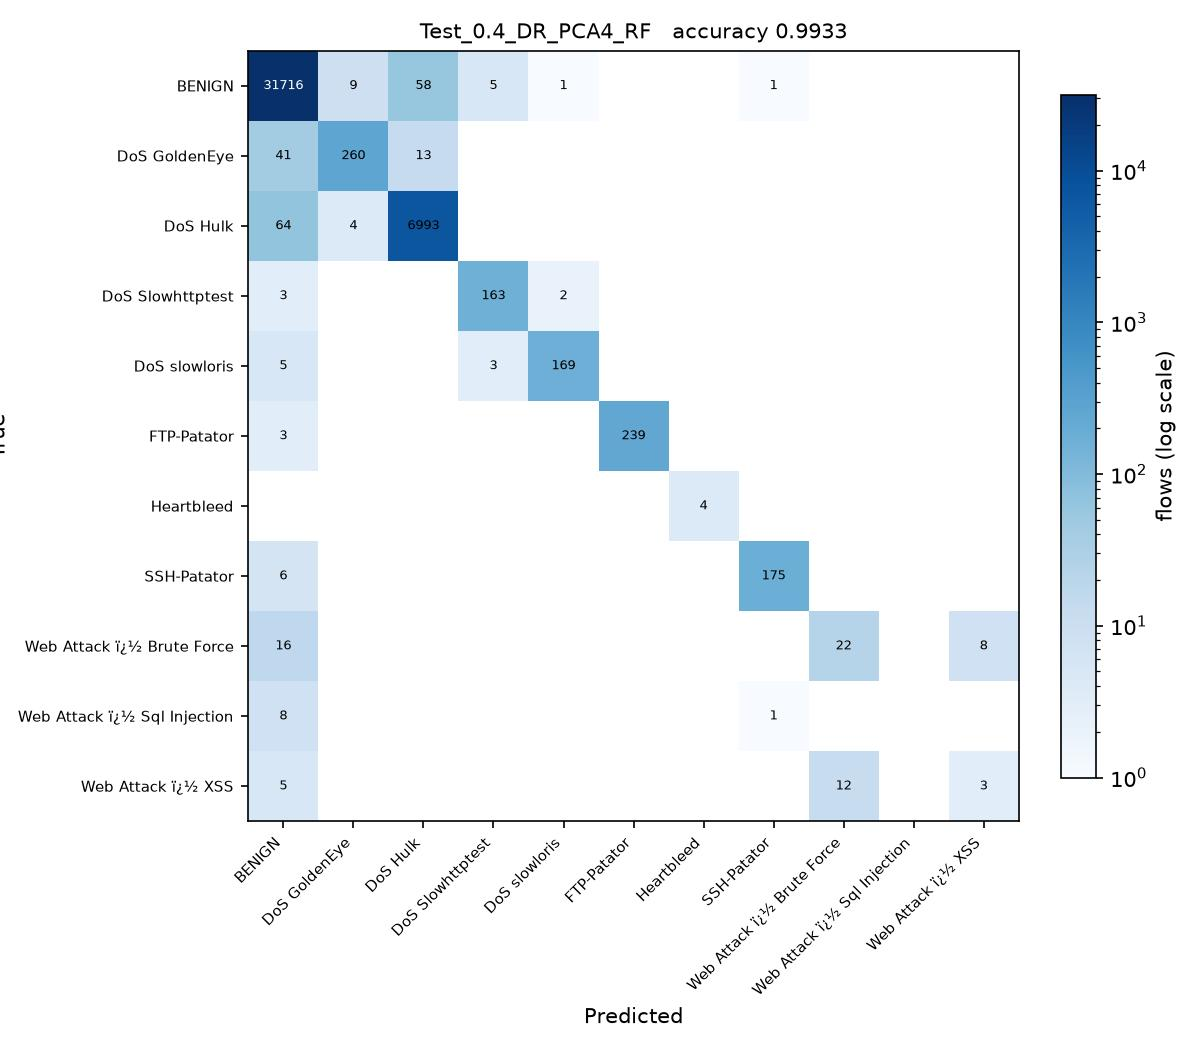

Python code for this plot:
# Test_0.4_DR_PCA4_RF.py
#
# Test size 0.4  |  PCA, 4 components  |  Random Forest (sheet #7)
#
# This is SGDC_60_40.py with the changes marked CHANGE below and nothing else.
#
# Taken from the sheet unchanged.

import os
from pathlib import Path

# CHANGE 1: run from the project folder, so the CSV names below resolve, and
# read them as latin-1. The Web Attack labels contain byte 0x96, which the
# default utf-8 decoder rejects with UnicodeDecodeError.
os.chdir(Path(__file__).resolve().parent.parent)
import numpy as np
import pandas as pd

df1 = pd.read_csv(r'C:\Users\Karthika\OneDrive\Desktop\ACN_PCA_75_Runs\Scripts\Tuesday-WorkingHours.pcap_ISCX (1).csv', low_memory=True, encoding='latin-1')
df2 = pd.read_csv(r'C:\Users\Karthika\OneDrive\Desktop\ACN_PCA_75_Runs\Scripts\Wednesday-workingHours.pcap_ISCX.csv', low_memory=True, encoding='latin-1')
df3 = pd.read_csv(r'C:\Users\Karthika\OneDrive\Desktop\ACN_PCA_75_Runs\Scripts\Thursday-WorkingHours-Morning-WebAttacks.pcap_ISCX.csv', low_memory=True, encoding='latin-1')

dataset = pd.concat([df1, df2, df3], ignore_index=True)

dataset.columns = dataset.columns.str.strip()

# CHANGE 2: a stratified sample of 100000 flows, the same for every run.
# The full three captures hold about 1.3 million flows, which makes 75 runs
# impractical. At least 50 flows of every class are kept.
label = dataset.columns[-1]
dataset = pd.concat(
    [g.sample(n=min(len(g), max(50, round(100000 * len(g) / len(dataset)))), random_state=0)
     for _, g in dataset.groupby(label)],
    ignore_index=True
)

X = dataset.iloc[:, :-1]
y = dataset.iloc[:, -1]

X = X.apply(pd.to_numeric, errors='coerce')

X.replace([np.inf, -np.inf], np.nan, inplace=True)

from sklearn.impute import SimpleImputer

imputer = SimpleImputer(missing_values=np.nan, strategy='mean')
X = imputer.fit_transform(X)

from sklearn.preprocessing import LabelEncoder

labelencoder_y = LabelEncoder()
y = labelencoder_y.fit_transform(y)

from sklearn.model_selection import train_test_split

X_train, X_test, y_train, y_test = train_test_split(
    X,
    y,
    test_size=0.4,   # CHANGE 3: test size
    random_state=0,
    stratify=y
)

# CHANGE 4: PCA, from PCA_LDA_KErnel_PCA_CODE.pdf (fitted on training data only).
# PCA follows the directions of largest variance, so the features have to be on
# a common scale first, otherwise the components just track whichever column has
# the biggest units. The scaler is fitted on the training split only.
from sklearn.preprocessing import StandardScaler
from sklearn.decomposition import PCA

scaler = StandardScaler()
X_train = scaler.fit_transform(X_train)
X_test = scaler.transform(X_test)

pca = PCA(n_components=4)
X_train = pca.fit_transform(X_train)          # no labels: PCA is unsupervised
X_test = pca.transform(X_test)
print("\nVariance explained by 4 components : {:.4f}".format(pca.explained_variance_ratio_.sum()))

# CHANGE 5: Random Forest (sheet #7) in place of SGDClassifier
from sklearn.ensemble import RandomForestClassifier

classifier = RandomForestClassifier(
    n_estimators=200,
    criterion='entropy',
    random_state=0
)

classifier.fit(X_train, y_train)

y_pred = classifier.predict(X_test) 

from sklearn.metrics import confusion_matrix
from sklearn.metrics import accuracy_score
from sklearn.metrics import precision_score
from sklearn.metrics import recall_score
from sklearn.metrics import f1_score
from sklearn.metrics import classification_report

cm = confusion_matrix(y_test, y_pred)

print("Confusion Matrix:\n")
print(cm)

print("\nAccuracy : {:.4f}".format(accuracy_score(y_test, y_pred)))
print("\nPrecision : {:.4f}".format(precision_score(y_test, y_pred, average='weighted')))
print("\nRecall : {:.4f}".format(recall_score(y_test, y_pred, average='weighted')))
print("\nF1 Score : {:.4f}".format(f1_score(y_test, y_pred, average='weighted')))

print("\nClassification Report:\n")
print(classification_report(y_test, y_pred))
# CHANGE 6: save the confusion matrix as Test_0.4_DR_PCA4_RF.jpg and record the result
import matplotlib
matplotlib.use('Agg')
import matplotlib.pyplot as plt
from matplotlib.colors import LogNorm

here = Path(__file__).resolve().parent
names = [str(c) for c in labelencoder_y.classes_]
fig, ax = plt.subplots(figsize=(8, 7))
im = ax.imshow(cm, cmap='Blues', norm=LogNorm(vmin=1))
ax.set_xticks(range(len(names)), names, rotation=45, ha='right', fontsize=7)
ax.set_yticks(range(len(names)), names, fontsize=7)
ax.set_xlabel('Predicted')
ax.set_ylabel('True')
ax.set_title('Test_0.4_DR_PCA4_RF   accuracy {:.4f}'.format(accuracy_score(y_test, y_pred)), fontsize=10)
for i in range(cm.shape[0]):
    for j in range(cm.shape[1]):
        if cm[i, j]:
            ax.text(j, i, cm[i, j], ha='center', va='center', fontsize=6,
                    color='white' if cm[i, j] > cm.max() / 3 else 'black')
fig.colorbar(im, ax=ax, fraction=0.04, label='flows (log scale)')
fig.tight_layout()
fig.savefig(here / 'Test_0.4_DR_PCA4_RF.jpg', dpi=150)
plt.close(fig)

row = pd.DataFrame([{
    'Test': 0.4, 'DR': 'PCA4', 'Clas': 'RF',
    'Acc': round(accuracy_score(y_test, y_pred), 4),
    'Pre': round(precision_score(y_test, y_pred, average='weighted', zero_division=0), 4),
    'Rec': round(recall_score(y_test, y_pred, average='weighted', zero_division=0), 4),
    'F1': round(f1_score(y_test, y_pred, average='weighted', zero_division=0), 4),
    'script': 'Test_0.4_DR_PCA4_RF',
}])
out = here.parent / 'results' / '75_runs.csv'
out.parent.mkdir(exist_ok=True)
if out.exists():
    old = pd.read_csv(out)
    row = pd.concat([old[old['script'] != 'Test_0.4_DR_PCA4_RF'], row], ignore_index=True)
row.to_csv(out, index=False)
